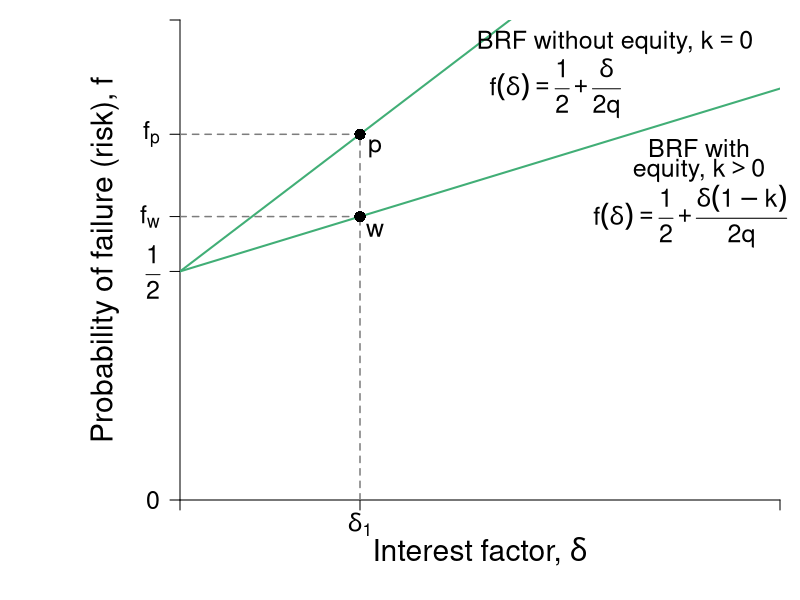

This figure's R source:
#Graph Designer: Simon Halliday, Harriet Brookes-Gray 
#Authors: Bowles, Foley and Halliday
#Title: Coordination, Conflict and Competition: A Text in Microeconomics

library(shape)
pdf(file = "credit/brf_equity.pdf", width = 9, height = 7)

#Set parameters for graphics
pointsize <- 1.8
axislabelsize <- 1.8
labelsize <- 1.5
namesize <- 1.8
annotatesize <- 1.5
graphlinewidth <- 2
segmentlinewidth <- 1.5

COL <- c("#7fc97f", "#beaed4", "#fdc086", "#ffff99", "#386cb0", "#f0027f", "#bf5b17", "#666666")
COLA <- c("#e0f3db", "#99d8c9","#66c2a4","#41ae76", "#238b45", "#005824")
COLB <- c("#c6dbef", "#4eb3d3", "#2b8cbe", "#0868ac","#084081")
COLC <- c("#fcfbfd", "#efedf5", "#dadaeb", "#bcbddc", "#9e9ac8", "#807dba", "#6a51a3", "#54278f", "#3f007d")
grays <- gray.colors(25, start = 1, end = 0, alpha = 1)

#Edited the margins to cater for the larger LHS labels
par(mar =  c(5, 9, 1, 1))

brfFn <- function(delta, mu = 1, k = 1) {
  .5 + (delta / (2 * mu)) * (1 - k)
}

PCFn <- function(delta, mu = 1) {
  delta/mu
}

isoreturnFn <- function(delta, pi=0.125) {
  1 - (pi)/delta
}

yFn <- function(d1, f1, mu = 1){
  mu*f1*(1 - f1) - d1*(1 - f1)
}

ylow <- function(delta, mu = 1, ybar = 0.0625){
  (-sqrt(delta^2 - 2*delta*mu + mu^2 - 4*mu*ybar) + delta + mu)/(2*mu)
}

yhigh <- function(delta, mu = 1, ybar = 0.0625){
  (sqrt(delta^2 - 2*delta*mu + mu^2 - 4*mu*ybar) + delta + mu)/(2*mu)
}

xlims <- c(0, 2)
ylims <- c(0, 1.05)

npts <- 501 
d1 <- seq(xlims[1], xlims[2], length.out = npts)
f1 <- seq(ylims[1], ylims[2], length.out = npts) 
a <- c(0.0625)

plot(0, 0, xlim = xlims, ylim = ylims, type = "n",
     xlab = expression(paste("")),
     ylab = expression(paste("")), 
     xaxt = "n", 
     yaxt = "n", 
     cex.lab = axislabelsize, 
     bty = "n", 
     xaxs = "i", 
     yaxs = "i"
)


ticksy <- c(ylims[1], 0.5, brfFn(delta = 0.6, k = 0.6), brfFn(0.6, k = 0), ylims[2])
ylabels <- c(0, expression(paste(frac(1,2))), expression(paste(f[w])),expression(paste(f[p])), NA)
ticksx <- c(xlims[1], 0.6, xlims[2])
xlabels <- c(NA, expression(paste(delta[1])), NA)

axis(1, at = ticksx, pos = 0, labels = xlabels, cex.axis = labelsize)
axis(2, at = ticksy, pos = 0, labels = ylabels, las = 1, cex.axis = labelsize)

npts <- 503 
xx1 <- seq(xlims[1], xlims[2], length.out = npts)

#Draw the graphs
#lines(xx1, brfFn(xx1, k = 0), col = COLA[4], lwd = graphlinewidth)
lines(xx1, brfFn(xx1, k = 0), col = COLA[4], lwd = graphlinewidth)
lines(xx1, brfFn(xx1, k = 0.6), col = COLA[4], lwd = graphlinewidth)
#lines(xx1, isoreturnFn(xx1, pi = 0.25), col = COLB[4], lwd = graphlinewidth)
#lines(xx1, isoreturnFn(xx1, pi = 0.375), col = COLB[4], lwd = graphlinewidth)


#Axis labels
mtext(expression(paste("Interest factor, ", delta)), side = 1, line = 2.5, cex = axislabelsize)
text(-0.25, 0.5*(ylims[2]), expression(paste("Probability of failure (risk), ", f)), xpd = TRUE, cex = axislabelsize, srt = 90) 


#segments(0, 0.75, xlims[2], 0.75, lty = 2, col = grays[20] , lwd = segmentlinewidth)



segments(0, brfFn(delta = 0.6, k = 0.6), 0.6, brfFn(delta = 0.6, k = 0.6), lty = 2, col = grays[20] , lwd = segmentlinewidth)
segments(0.6, 0, 0.6, brfFn(delta = 0.6, k = 0.6), lty = 2, col = grays[20] , lwd = segmentlinewidth)
points(0.6, brfFn(0.6, k = 0.6), pch = 16, col = "black", cex = 1.5)

segments(0.6, 0.64, 0.6, brfFn(delta = 0.6, k = 0), lty = 2, col = grays[20] , lwd = segmentlinewidth)
segments(0, brfFn(delta = 0.6, k = 0), 0.6, brfFn(delta = 0.6, k = 0), lty = 2, col = grays[20] , lwd = segmentlinewidth)
points(0.6, brfFn(0.6, k = 0), pch = 16, col = "black", cex = 1.5)

text(0.65, brfFn(delta = 0.6, k = 0) - 0.03, expression(paste(p)), cex = labelsize)
text(0.65, brfFn(delta = 0.6, k = 0.6) - 0.03, expression(paste(w)), cex = labelsize)

text(1.7, 0.62, expression(paste(f(delta)== frac(1,2) + frac(delta(1-k),2*q))), cex = labelsize, xpd = TRUE)
text(1.73, 0.77, expression(paste("BRF with")), cex = labelsize,xpd = TRUE)
text(1.73, 0.72, expression(paste("equity, ", k > 0)), cex = labelsize, xpd = TRUE)
#text(1.84, 0.72, expression(paste(k > 0)), cex = labelsize, xpd = TRUE)


text(1.25, 0.9, expression(paste(f(delta)== frac(1,2) + frac(delta,2*q))), cex = labelsize, xpd = TRUE)
text(1.45, 1, expression(paste("BRF without equity, ", k == 0)), cex = labelsize, xpd = TRUE)
#text(1.72, 0.995, expression(paste("equity, ", k == 0)), cex = labelsize, xpd = TRUE)

#segments(1, 0, 1, brfFn(delta = 1, k = 0.5), lty = 2, col = grays[20] , lwd = segmentlinewidth)
#points(1, brfFn(1, k = 0.5), pch = 16, col = "black", cex = 1.5)
#text(1, brfFn(1, k = 0.5) + 0.04, expression(paste(n)), cex = labelsize)

#segments(0.64, 0, 0.64, brfFn(delta = 0.64, k = 0.666), lty = 2, col = grays[20] , lwd = segmentlinewidth)
#points(0.64, brfFn(0.64, k = 0.666), pch = 16, col = "black", cex = 1.5)
#text(0.64 + 0.04, brfFn(0.64, k = 0.666) - 0.03, expression(paste(a)), cex = labelsize)


#text(0.53, 1, expression(paste("Excluded borrower's BRF")), cex = labelsize, xpd = TRUE)
#text(0.55, 0.94, expression(paste(f(delta, k[1] < k^0))), cex = labelsize)

#text(1.51, 1, expression(paste("Marginal borrower's BRF")), cex = labelsize, xpd = TRUE)
#text(1.45, 0.94, expression(paste(f(delta, k[2] == k^0))), cex = labelsize)


#text(1.725, 0.51, expression(paste("BRF for borrower")), cex = labelsize, xpd = TRUE)
#text(1.725, 0.45, expression(paste("with more than")), cex = labelsize, xpd = TRUE)
# text(1.725, 0.39, expression(paste("minimum collateral")), cex = labelsize, xpd = TRUE)
# text(1.725, 0.32, expression(paste(f(delta, k[3] > k^0))), cex = labelsize, xpd = TRUE)
# Arrows(1.75, 0.55, 1.75, 0.77, col = "black", lty = 1, lwd = 2, arr.type = "triangle", arr.lwd = 0.5)
# 
# text(0.825, 0.43, expression(paste(pi > 1 + rho)), cex = labelsize)
# 
# text(0.19, 0.37, expression(paste("Zero profit")), cex = labelsize)
# text(0.19, 0.31, expression(paste("condition")), cex = labelsize)
# text(0.1725, 0.25, expression(paste(pi[0] == 1 + rho)), cex = labelsize)


dev.off()
